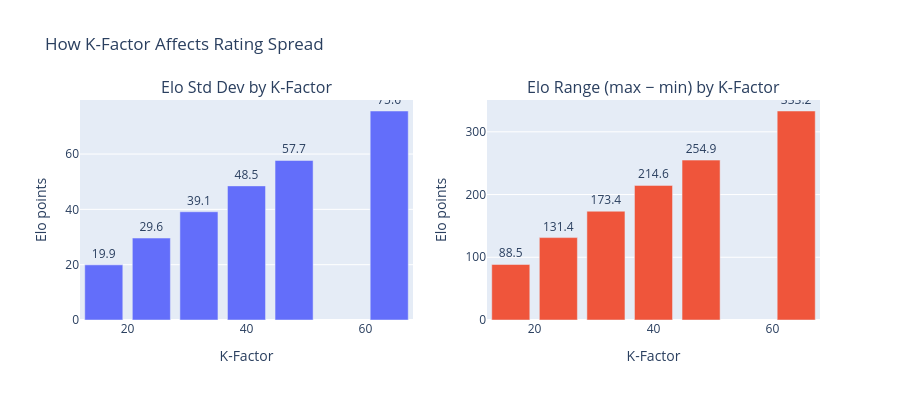
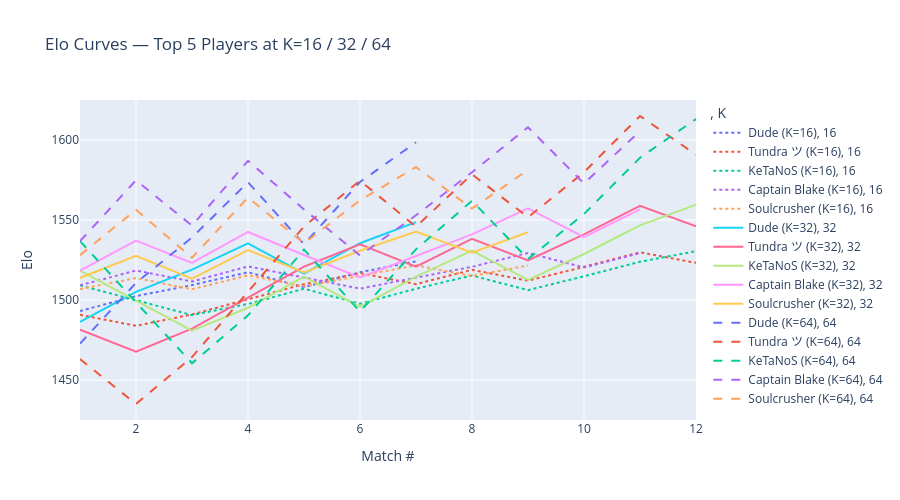
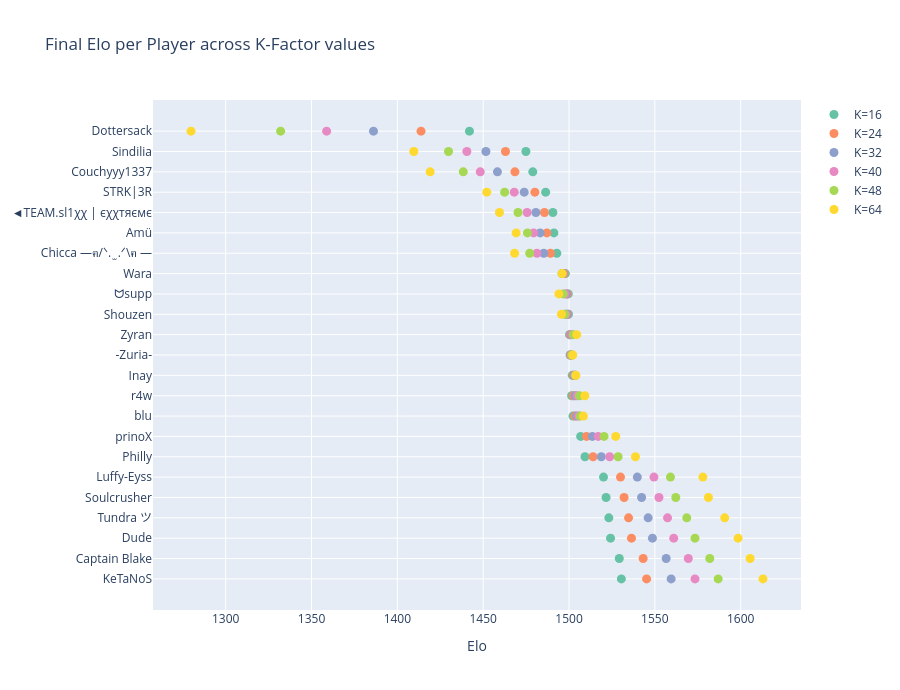

Write notebook code for charts like these, in order.
### Markdown cell above
## Parameter Sensitivity Analysis

Sweep key parameters while holding others at their baseline values to see how each knob shapes the rating distribution and player spread.

### Code cell
# K-factor sweep 
K_VALUES = [16, 24, 32, 40, 48, 64]

k_summaries = []
k_histories = []
for k_val in K_VALUES:
    h, s, _ = run_elo(player_match_outcome_df, player_match_adr_df, {"K_FACTOR": k_val})
    s = s.copy()
    s["K"] = k_val
    k_summaries.append(s)
    h = h.copy()
    h["K"] = k_val
    h["match_idx"] = h.groupby("steamid").cumcount() + 1
    k_histories.append(h)

k_summary_all = pd.concat(k_summaries, ignore_index=True)
k_history_all = pd.concat(k_histories, ignore_index=True)

#  Chart: Elo spread vs K 
spread_stats = (
    k_summary_all.groupby("K")["elo"]
    .agg(["std", "min", "max", "median"])
    .reset_index()
)
spread_stats["range"] = spread_stats["max"] - spread_stats["min"]

fig_k_spread = make_subplots(
    rows=1, cols=2,
    subplot_titles=["Elo Std Dev by K-Factor", "Elo Range (max − min) by K-Factor"],
)
fig_k_spread.add_trace(
    go.Bar(x=spread_stats["K"], y=spread_stats["std"],
           marker_color="#636EFA", name="Std Dev",
           text=spread_stats["std"].round(1), textposition="outside"),
    row=1, col=1,
)
fig_k_spread.add_trace(
    go.Bar(x=spread_stats["K"], y=spread_stats["range"],
           marker_color="#EF553B", name="Range",
           text=spread_stats["range"].round(1), textposition="outside"),
    row=1, col=2,
)
fig_k_spread.update_layout(
    title_text="How K-Factor Affects Rating Spread",
    height=400, showlegend=False,
)
fig_k_spread.update_xaxes(title_text="K-Factor")
fig_k_spread.update_yaxes(title_text="Elo points")
fig_k_spread.show()

#  Chart: Per-player Elo curves for selected K values 
show_k = [16, 32, 64]
top5 = summary_df.head(5)["steamid"].tolist()
k_top = k_history_all[
    (k_history_all["steamid"].isin(top5)) & (k_history_all["K"].isin(show_k))
].copy()
k_top["label"] = k_top["player_name"] + " (K=" + k_top["K"].astype(str) + ")"

fig_k_curves = px.line(
    k_top, x="match_idx", y="elo_after", color="label",
    line_dash="K", line_dash_map={16: "dot", 32: "solid", 64: "dash"},
    markers=False,
    labels={"match_idx": "Match #", "elo_after": "Elo", "label": ""},
    title="Elo Curves — Top 5 Players at K=16 / 32 / 64",
)
fig_k_curves.update_layout(height=500)
fig_k_curves.show()

#  Chart: Final ranking comparison 
rank_pivot = k_summary_all.pivot(index="name", columns="K", values="elo")
rank_pivot = rank_pivot.loc[rank_pivot[32].sort_values(ascending=False).index]

fig_k_rank = go.Figure()
colors = px.colors.qualitative.Set2
for i, k_val in enumerate(K_VALUES):
    fig_k_rank.add_trace(go.Scatter(
        x=rank_pivot[k_val], y=rank_pivot.index,
        mode="markers", name=f"K={k_val}",
        marker=dict(size=9, color=colors[i % len(colors)]),
    ))
fig_k_rank.update_layout(
    title="Final Elo per Player across K-Factor values",
    xaxis_title="Elo", height=max(400, len(rank_pivot) * 30),
    margin=dict(l=120),
)
fig_k_rank.show()

### Figure 1 — Plotly figure (JSON) as saved in the notebook; plotly's stock layout.template omitted (floating-point values rounded to 4 significant figures)
{"data": [{"marker": {"color": "#636EFA"}, "name": "Std Dev", "text": [19.9, 29.6, 39.1, 48.5, 57.7, 75.6], "textposition": "outside", "type": "bar", "x": [16, 24, 32, 40, 48, 64], "xaxis": "x", "y": [19.94, 29.63, 39.14, 48.49, 57.68, 75.57], "yaxis": "y"}, {"marker": {"color": "#EF553B"}, "name": "Range", "text": [88.5, 131.4, 173.4, 214.6, 254.9, 333.2], "textposition": "outside", "type": "bar", "x": [16, 24, 32, 40, 48, 64], "xaxis": "x2", "y": [88.5, 131.4, 173.4, 214.6, 254.9, 333.2], "yaxis": "y2"}], "layout": {"annotations": [{"font": {"size": 16}, "showarrow": false, "text": "Elo Std Dev by K-Factor", "x": 0.225, "xanchor": "center", "xref": "paper", "y": 1, "yanchor": "bottom", "yref": "paper"}, {"font": {"size": 16}, "showarrow": false, "text": "Elo Range (max − min) by K-Factor", "x": 0.775, "xanchor": "center", "xref": "paper", "y": 1, "yanchor": "bottom", "yref": "paper"}], "height": 400, "showlegend": false, "title": {"text": "How K-Factor Affects Rating Spread"}, "xaxis": {"anchor": "y", "domain": [0, 0.45], "title": {"text": "K-Factor"}}, "xaxis2": {"anchor": "y2", "domain": [0.55, 1], "title": {"text": "K-Factor"}}, "yaxis": {"anchor": "x", "domain": [0, 1], "title": {"text": "Elo points"}}, "yaxis2": {"anchor": "x2", "domain": [0, 1], "title": {"text": "Elo points"}}}}

### Figure 2 — Plotly figure (JSON) as saved in the notebook; plotly's stock layout.template omitted (floating-point values rounded to 4 significant figures)
{"data": [{"hovertemplate": "=Dude (K=16)<br>K=16<br>Match #=%{x}<br>Elo=%{y}<extra></extra>", "legendgroup": "Dude (K=16), 16", "line": {"color": "#636efa", "dash": "dot"}, "marker": {"symbol": "circle"}, "mode": "lines", "name": "Dude (K=16), 16", "orientation": "v", "showlegend": true, "type": "scatter", "x": [1, 2, 3, 4, 5, 6, 7], "xaxis": "x", "y": [1493.0, 1502.0, 1509.0, 1517.0, 1508.0, 1517.0, 1524.0], "yaxis": "y"}, {"hovertemplate": "=Tundra ツ (K=16)<br>K=16<br>Match #=%{x}<br>Elo=%{y}<extra></extra>", "legendgroup": "Tundra ツ (K=16), 16", "line": {"color": "#EF553B", "dash": "dot"}, "marker": {"symbol": "circle"}, "mode": "lines", "name": "Tundra ツ (K=16), 16", "orientation": "v", "showlegend": true, "type": "scatter", "x": [1, 2, 3, 4, 5, 6, 7, 8, 9, 10, 11, 12], "xaxis": "x", "y": [1491.0, 1484.0, 1491.0, 1500.0, 1510.0, 1517.0, 1510.0, 1519.0, 1512.0, 1521.0, 1530.0, 1523.0], "yaxis": "y"}, {"hovertemplate": "=KeTaNoS (K=16)<br>K=16<br>Match #=%{x}<br>Elo=%{y}<extra></extra>", "legendgroup": "KeTaNoS (K=16), 16", "line": {"color": "#00cc96", "dash": "dot"}, "marker": {"symbol": "circle"}, "mode": "lines", "name": "KeTaNoS (K=16), 16", "orientation": "v", "showlegend": true, "type": "scatter", "x": [1, 2, 3, 4, 5, 6, 7, 8, 9, 10, 11, 12], "xaxis": "x", "y": [1509.0, 1500.0, 1491.0, 1498.0, 1507.0, 1498.0, 1507.0, 1515.0, 1506.0, 1515.0, 1524.0, 1531.0], "yaxis": "y"}, {"hovertemplate": "=Captain Blake (K=16)<br>K=16<br>Match #=%{x}<br>Elo=%{y}<extra></extra>", "legendgroup": "Captain Blake (K=16), 16", "line": {"color": "#ab63fa", "dash": "dot"}, "marker": {"symbol": "circle"}, "mode": "lines", "name": "Captain Blake (K=16), 16", "orientation": "v", "showlegend": true, "type": "scatter", "x": [1, 2, 3, 4, 5, 6, 7, 8, 9, 10, 11], "xaxis": "x", "y": [1509.0, 1518.0, 1512.0, 1521.0, 1514.0, 1507.0, 1514.0, 1521.0, 1529.0, 1520.0, 1529.0], "yaxis": "y"}, {"hovertemplate": "=Soulcrusher (K=16)<br>K=16<br>Match #=%{x}<br>Elo=%{y}<extra></extra>", "legendgroup": "Soulcrusher (K=16), 16", "line": {"color": "#FFA15A", "dash": "dot"}, "marker": {"symbol": "circle"}, "mode": "lines", "name": "Soulcrusher (K=16), 16", "orientation": "v", "showlegend": true, "type": "scatter", "x": [1, 2, 3, 4, 5, 6, 7, 8, 9], "xaxis": "x", "y": [1507.0, 1514.0, 1507.0, 1515.0, 1509.0, 1515.0, 1522.0, 1515.0, 1522.0], "yaxis": "y"}, {"hovertemplate": "=Dude (K=32)<br>K=32<br>Match #=%{x}<br>Elo=%{y}<extra></extra>", "legendgroup": "Dude (K=32), 32", "line": {"color": "#19d3f3", "dash": "solid"}, "marker": {"symbol": "circle"}, "mode": "lines", "name": "Dude (K=32), 32", "orientation": "v", "showlegend": true, "type": "scatter", "x": [1, 2, 3, 4, 5, 6, 7], "xaxis": "x", "y": [1486.0, 1505.0, 1519.0, 1535.0, 1517.0, 1535.0, 1549.0], "yaxis": "y"}, {"hovertemplate": "=Tundra ツ (K=32)<br>K=32<br>Match #=%{x}<br>Elo=%{y}<extra></extra>", "legendgroup": "Tundra ツ (K=32), 32", "line": {"color": "#FF6692", "dash": "solid"}, "marker": {"symbol": "circle"}, "mode": "lines", "name": "Tundra ツ (K=32), 32", "orientation": "v", "showlegend": true, "type": "scatter", "x": [1, 2, 3, 4, 5, 6, 7, 8, 9, 10, 11, 12], "xaxis": "x", "y": [1482.0, 1468.0, 1482.0, 1501.0, 1521.0, 1535.0, 1521.0, 1538.0, 1525.0, 1541.0, 1559.0, 1546.0], "yaxis": "y"}, {"hovertemplate": "=KeTaNoS (K=32)<br>K=32<br>Match #=%{x}<br>Elo=%{y}<extra></extra>", "legendgroup": "KeTaNoS (K=32), 32", "line": {"color": "#B6E880", "dash": "solid"}, "marker": {"symbol": "circle"}, "mode": "lines", "name": "KeTaNoS (K=32), 32", "orientation": "v", "showlegend": true, "type": "scatter", "x": [1, 2, 3, 4, 5, 6, 7, 8, 9, 10, 11, 12], "xaxis": "x", "y": [1518.0, 1500.0, 1481.0, 1495.0, 1515.0, 1496.0, 1515.0, 1531.0, 1513.0, 1529.0, 1547.0, 1559.0], "yaxis": "y"}, {"hovertemplate": "=Captain Blake (K=32)<br>K=32<br>Match #=%{x}<br>Elo=%{y}<extra></extra>", "legendgroup": "Captain Blake (K=32), 32", "line": {"color": "#FF97FF", "dash": "solid"}, "marker": {"symbol": "circle"}, "mode": "lines", "name": "Captain Blake (K=32), 32", "orientation": "v", "showlegend": true, "type": "scatter", "x": [1, 2, 3, 4, 5, 6, 7, 8, 9, 10, 11], "xaxis": "x", "y": [1518.0, 1537.0, 1523.0, 1543.0, 1528.0, 1514.0, 1528.0, 1541.0, 1557.0, 1539.0, 1557.0], "yaxis": "y"}, {"hovertemplate": "=Soulcrusher (K=32)<br>K=32<br>Match #=%{x}<br>Elo=%{y}<extra></extra>", "legendgroup": "Soulcrusher (K=32), 32", "line": {"color": "#FECB52", "dash": "solid"}, "marker": {"symbol": "circle"}, "mode": "lines", "name": "Soulcrusher (K=32), 32", "orientation": "v", "showlegend": true, "type": "scatter", "x": [1, 2, 3, 4, 5, 6, 7, 8, 9], "xaxis": "x", "y": [1514.0, 1528.0, 1513.0, 1531.0, 1517.0, 1531.0, 1543.0, 1530.0, 1542.0], "yaxis": "y"}, {"hovertemplate": "=Dude (K=64)<br>K=64<br>Match #=%{x}<br>Elo=%{y}<extra></extra>", "legendgroup": "Dude (K=64), 64", "line": {"color": "#636efa", "dash": "dash"}, "marker": {"symbol": "circle"}, "mode": "lines", "name": "Dude (K=64), 64", "orientation": "v", "showlegend": true, "type": "scatter", "x": [1, 2, 3, 4, 5, 6, 7], "xaxis": "x", "y": [1473.0, 1511.0, 1539.0, 1574.0, 1535.0, 1574.0, 1598.0], "yaxis": "y"}, {"hovertemplate": "=Tundra ツ (K=64)<br>K=64<br>Match #=%{x}<br>Elo=%{y}<extra></extra>", "legendgroup": "Tundra ツ (K=64), 64", "line": {"color": "#EF553B", "dash": "dash"}, "marker": {"symbol": "circle"}, "mode": "lines", "name": "Tundra ツ (K=64), 64", "orientation": "v", "showlegend": true, "type": "scatter", "x": [1, 2, 3, 4, 5, 6, 7, 8, 9, 10, 11, 12], "xaxis": "x", "y": [1463.0, 1435.0, 1464.0, 1505.0, 1546.0, 1575.0, 1546.0, 1579.0, 1552.0, 1580.0, 1615.0, 1591.0], "yaxis": "y"}, {"hovertemplate": "=KeTaNoS (K=64)<br>K=64<br>Match #=%{x}<br>Elo=%{y}<extra></extra>", "legendgroup": "KeTaNoS (K=64), 64", "line": {"color": "#00cc96", "dash": "dash"}, "marker": {"symbol": "circle"}, "mode": "lines", "name": "KeTaNoS (K=64), 64", "orientation": "v", "showlegend": true, "type": "scatter", "x": [1, 2, 3, 4, 5, 6, 7, 8, 9, 10, 11, 12], "xaxis": "x", "y": [1537.0, 1499.0, 1461.0, 1490.0, 1532.0, 1493.0, 1532.0, 1562.0, 1526.0, 1554.0, 1589.0, 1613.0], "yaxis": "y"}, {"hovertemplate": "=Captain Blake (K=64)<br>K=64<br>Match #=%{x}<br>Elo=%{y}<extra></extra>", "legendgroup": "Captain Blake (K=64), 64", "line": {"color": "#ab63fa", "dash": "dash"}, "marker": {"symbol": "circle"}, "mode": "lines", "name": "Captain Blake (K=64), 64", "orientation": "v", "showlegend": true, "type": "scatter", "x": [1, 2, 3, 4, 5, 6, 7, 8, 9, 10, 11], "xaxis": "x", "y": [1537.0, 1575.0, 1546.0, 1587.0, 1557.0, 1528.0, 1553.0, 1580.0, 1608.0, 1573.0, 1605.0], "yaxis": "y"}, {"hovertemplate": "=Soulcrusher (K=64)<br>K=64<br>Match #=%{x}<br>Elo=%{y}<extra></extra>", "legendgroup": "Soulcrusher (K=64), 64", "line": {"color": "#FFA15A", "dash": "dash"}, "marker": {"symbol": "circle"}, "mode": "lines", "name": "Soulcrusher (K=64), 64", "orientation": "v", "showlegend": true, "type": "scatter", "x": [1, 2, 3, 4, 5, 6, 7, 8, 9], "xaxis": "x", "y": [1528.0, 1556.0, 1526.0, 1564.0, 1535.0, 1562.0, 1583.0, 1557.0, 1581.0], "yaxis": "y"}], "layout": {"height": 500, "legend": {"title": {"text": ", K"}, "tracegroupgap": 0}, "title": {"text": "Elo Curves — Top 5 Players at K=16 / 32 / 64"}, "xaxis": {"anchor": "y", "domain": [0, 1], "title": {"text": "Match #"}}, "yaxis": {"anchor": "x", "domain": [0, 1], "title": {"text": "Elo"}}}}

### Figure 3 — Plotly figure (JSON) as saved in the notebook; plotly's stock layout.template omitted (floating-point values rounded to 4 significant figures)
{"data": [{"marker": {"color": "rgb(102,194,165)", "size": 9}, "mode": "markers", "name": "K=16", "type": "scatter", "x": [1530.0, 1529.0, 1524.0, 1523.0, 1522.0, 1520.0, 1509.0, 1507.0, 1502.0, 1502.0, 1502.0, 1501.0, 1500.0, 1500.0, 1500.0, 1498.0, 1493.0, 1491.0, 1491.0, 1486.0, 1479.0, 1475.0, 1442.0], "y": ["KeTaNoS", "Captain Blake", "Dude", "Tundra ツ", "Soulcrusher", "Luffy-Eyss", "Philly", "prinoX", "blu", "r4w", "Inay", "-Zuria-", "Zyran", "Shouzen", "ᗢsupp", "Wara", "Chicca —ฅ/ᐠ. ̫ .ᐟ\\ฅ —", "Amü", "◄TEAM.sl1χχ | єχχтяємє", "STRK|3R", "Couchyyy1337", "Sindilia", "Dottersack"]}, {"marker": {"color": "rgb(252,141,98)", "size": 9}, "mode": "markers", "name": "K=24", "type": "scatter", "x": [1545.0, 1543.0, 1536.0, 1535.0, 1532.0, 1530.0, 1514.0, 1510.0, 1503.0, 1502.0, 1503.0, 1501.0, 1501.0, 1499.0, 1499.0, 1497.0, 1489.0, 1487.0, 1486.0, 1480.0, 1468.0, 1463.0, 1414.0], "y": ["KeTaNoS", "Captain Blake", "Dude", "Tundra ツ", "Soulcrusher", "Luffy-Eyss", "Philly", "prinoX", "blu", "r4w", "Inay", "-Zuria-", "Zyran", "Shouzen", "ᗢsupp", "Wara", "Chicca —ฅ/ᐠ. ̫ .ᐟ\\ฅ —", "Amü", "◄TEAM.sl1χχ | єχχтяємє", "STRK|3R", "Couchyyy1337", "Sindilia", "Dottersack"]}, {"marker": {"color": "rgb(141,160,203)", "size": 9}, "mode": "markers", "name": "K=32", "type": "scatter", "x": [1560.0, 1557.0, 1549.0, 1546.0, 1542.0, 1540.0, 1519.0, 1514.0, 1504.0, 1504.0, 1503.0, 1501.0, 1501.0, 1499.0, 1498.0, 1496.0, 1485.0, 1483.0, 1481.0, 1474.0, 1458.0, 1452.0, 1386.0], "y": ["KeTaNoS", "Captain Blake", "Dude", "Tundra ツ", "Soulcrusher", "Luffy-Eyss", "Philly", "prinoX", "blu", "r4w", "Inay", "-Zuria-", "Zyran", "Shouzen", "ᗢsupp", "Wara", "Chicca —ฅ/ᐠ. ̫ .ᐟ\\ฅ —", "Amü", "◄TEAM.sl1χχ | єχχтяємє", "STRK|3R", "Couchyyy1337", "Sindilia", "Dottersack"]}, {"marker": {"color": "rgb(231,138,195)", "size": 9}, "mode": "markers", "name": "K=40", "type": "scatter", "x": [1573.0, 1570.0, 1561.0, 1557.0, 1552.0, 1550.0, 1524.0, 1517.0, 1506.0, 1505.0, 1504.0, 1501.0, 1502.0, 1498.0, 1498.0, 1496.0, 1481.0, 1479.0, 1476.0, 1468.0, 1448.0, 1440.0, 1359.0], "y": ["KeTaNoS", "Captain Blake", "Dude", "Tundra ツ", "Soulcrusher", "Luffy-Eyss", "Philly", "prinoX", "blu", "r4w", "Inay", "-Zuria-", "Zyran", "Shouzen", "ᗢsupp", "Wara", "Chicca —ฅ/ᐠ. ̫ .ᐟ\\ฅ —", "Amü", "◄TEAM.sl1χχ | єχχтяємє", "STRK|3R", "Couchyyy1337", "Sindilia", "Dottersack"]}, {"marker": {"color": "rgb(166,216,84)", "size": 9}, "mode": "markers", "name": "K=48", "type": "scatter", "x": [1587.0, 1582.0, 1573.0, 1569.0, 1562.0, 1559.0, 1529.0, 1520.0, 1506.0, 1506.0, 1504.0, 1502.0, 1502.0, 1498.0, 1497.0, 1496.0, 1477.0, 1476.0, 1470.0, 1462.0, 1438.0, 1430.0, 1332.0], "y": ["KeTaNoS", "Captain Blake", "Dude", "Tundra ツ", "Soulcrusher", "Luffy-Eyss", "Philly", "prinoX", "blu", "r4w", "Inay", "-Zuria-", "Zyran", "Shouzen", "ᗢsupp", "Wara", "Chicca —ฅ/ᐠ. ̫ .ᐟ\\ฅ —", "Amü", "◄TEAM.sl1χχ | єχχтяємє", "STRK|3R", "Couchyyy1337", "Sindilia", "Dottersack"]}, {"marker": {"color": "rgb(255,217,47)", "size": 9}, "mode": "markers", "name": "K=64", "type": "scatter", "x": [1613.0, 1606.0, 1598.0, 1591.0, 1581.0, 1578.0, 1539.0, 1527.0, 1508.0, 1509.0, 1504.0, 1502.0, 1504.0, 1496.0, 1494.0, 1496.0, 1468.0, 1469.0, 1460.0, 1452.0, 1419.0, 1410.0, 1280.0], "y": ["KeTaNoS", "Captain Blake", "Dude", "Tundra ツ", "Soulcrusher", "Luffy-Eyss", "Philly", "prinoX", "blu", "r4w", "Inay", "-Zuria-", "Zyran", "Shouzen", "ᗢsupp", "Wara", "Chicca —ฅ/ᐠ. ̫ .ᐟ\\ฅ —", "Amü", "◄TEAM.sl1χχ | єχχтяємє", "STRK|3R", "Couchyyy1337", "Sindilia", "Dottersack"]}], "layout": {"height": 690, "margin": {"l": 120}, "title": {"text": "Final Elo per Player across K-Factor values"}, "xaxis": {"title": {"text": "Elo"}}}}
